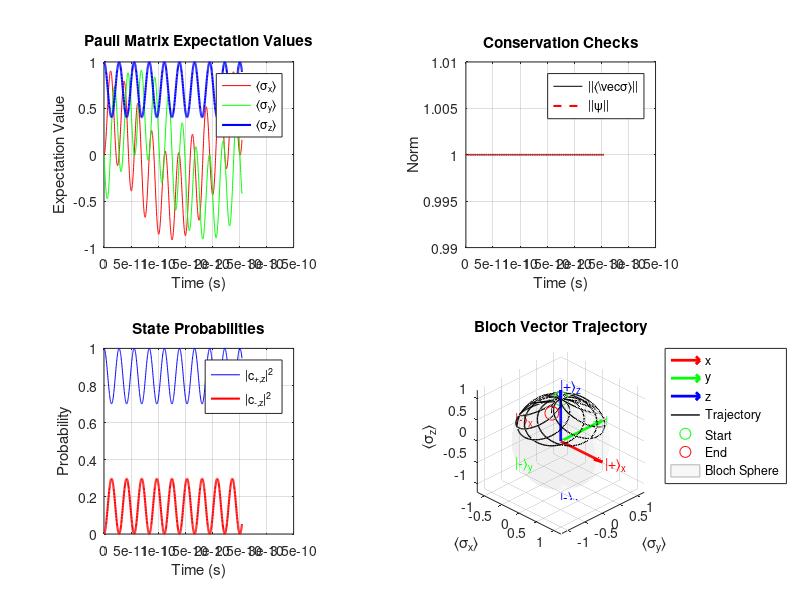

Source code (MATLAB):
clear; close all;

%% Physical Constants and Parameters
hbar = 1.054571817e-34;             % reduced Planck's constant [J*s]
uB = 9.274e-24;                     % Bohr magneton [J/T]
ge = -2.002;                        % electron g-factor
yE = ge*uB/hbar;                    % electron gyromagnetic ratio
B0 = 1.4;                          % magnetic field strength [T]
w0 = -yE*B0;                       % Larmor frequency

%% Simulation Parameters
A = 0.5;                           % field rotation amplitude (0 ≤ A ≤ 1)
Omega = 0.1*abs(w0);              % rotation frequency (test Omega << w0)
N = 1000;                         % number of time steps
dt = 2*pi/(100*abs(w0));          % time step (100 points per Larmor period)
t = (0:N-1)*dt;                   % time array

%% Initial State and Operators
psi0 = [1;0];                     % initial state: |+⟩z
sigmax = [0,1;1,0];              % Pauli matrices
sigmay = [0,-1i;1i,0];
sigmaz = [1,0;0,-1];

%% Magnetic Field Direction
ux = A*cos(Omega*t);
uy = A*sin(Omega*t);
uz = sqrt(1 - A^2)*ones(size(t));

%% Initialize Arrays
U = zeros(2,2,N);
PSI = zeros(2,N);
expect_ox = zeros(1,N);
expect_oy = zeros(1,N);
expect_oz = zeros(1,N);
bloch_norm = zeros(1,N);
psi_norm = zeros(1,N);

%% Time Evolution
U(:,:,1) = eye(2);                % Initialize evolution operator
PSI(:,1) = psi0;
E = hbar*w0/2;                    % Energy scale

% Calculate initial expectation values
expect_ox(1) = real(psi0'*sigmax*psi0);
expect_oy(1) = real(psi0'*sigmay*psi0);
expect_oz(1) = real(psi0'*sigmaz*psi0);
bloch_norm(1) = sqrt(expect_ox(1)^2 + expect_oy(1)^2 + expect_oz(1)^2);
psi_norm(1) = sqrt(abs(psi0'*psi0));

% Time evolution loop
for i = 2:N
    % Calculate Hamiltonian
    H = E*(sigmax*ux(i) + sigmay*uy(i) + sigmaz*uz(i));
    
    % Calculate incremental evolution
    U_temp = expm(-1i/hbar*dt*H);
    
    % Update total evolution
    U(:,:,i) = U_temp * U(:,:,i-1);
    
    % Calculate state
    PSI(:,i) = U(:,:,i)*psi0;
    
    % Calculate expectation values
    expect_ox(i) = real(PSI(:,i)'*sigmax*PSI(:,i));
    expect_oy(i) = real(PSI(:,i)'*sigmay*PSI(:,i));
    expect_oz(i) = real(PSI(:,i)'*sigmaz*PSI(:,i));
    
    % Calculate norms
    bloch_norm(i) = sqrt(expect_ox(i)^2 + expect_oy(i)^2 + expect_oz(i)^2);
    psi_norm(i) = sqrt(abs(PSI(:,i)'*PSI(:,i)));
end

%% Plotting
% figure('Position', [100 100 1200 800]);
figure;
% Expectation values
subplot(2,2,1);
plot(t, expect_ox, 'r-', t, expect_oy, 'g-', t, expect_oz, 'b-', 'LineWidth', 1.5);
xlabel('Time (s)');
ylabel('Expectation Value');
title('Pauli Matrix Expectation Values');
legend('\langle\sigma_x\rangle', '\langle\sigma_y\rangle', '\langle\sigma_z\rangle');
grid on;

% Conservation checks
subplot(2,2,2);
plot(t, bloch_norm, 'k-', t, psi_norm, 'r--', 'LineWidth', 1.5);
xlabel('Time (s)');
ylabel('Norm');
title('Conservation Checks');
legend('||⟨\vec{\sigma}⟩||', '||\psi||');
ylim([0.99 1.01]);
grid on;

% State probabilities
subplot(2,2,3);
plot(t, abs(PSI(1,:)).^2, 'b-', t, abs(PSI(2,:)).^2, 'r-', 'LineWidth', 1.5);
xlabel('Time (s)');
ylabel('Probability');
title('State Probabilities');
legend('|c_{+,z}|^2', '|c_{-,z}|^2');
grid on;

% 3D Bloch vector trajectory
subplot(2,2,4);

% Plot coordinate axes
axis_length = 1.2;
arrow_size = 0.1;

% Plot arrows
quiver3(0, 0, 0, axis_length, 0, 0, 0, 'r', 'LineWidth', 2, 'MaxHeadSize', arrow_size, 'DisplayName', 'x');
hold on;
quiver3(0, 0, 0, 0, axis_length, 0, 0, 'g', 'LineWidth', 2, 'MaxHeadSize', arrow_size, 'DisplayName', 'y');
quiver3(0, 0, 0, 0, 0, axis_length, 0, 'b', 'LineWidth', 2, 'MaxHeadSize', arrow_size, 'DisplayName', 'z');

% Add axis labels at the tips
text(axis_length+0.1, 0, 0, '|+⟩_x', 'Color', 'r', 'FontSize', 10);
text(-axis_length-0.1, 0, 0, '|-⟩_x', 'Color', 'r', 'FontSize', 10);
text(0, axis_length+0.1, 0, '|+⟩_y', 'Color', 'g', 'FontSize', 10);
text(0, -axis_length-0.1, 0, '|-⟩_y', 'Color', 'g', 'FontSize', 10);
text(0, 0, axis_length+0.1, '|+⟩_z', 'Color', 'b', 'FontSize', 10);
text(0, 0, -axis_length-0.1, '|-⟩_z', 'Color', 'b', 'FontSize', 10);

% Plot Bloch vector trajectory
plot3(expect_ox, expect_oy, expect_oz, 'k-', 'LineWidth', 1, 'DisplayName', 'Trajectory');
plot3(expect_ox(1), expect_oy(1), expect_oz(1), 'go', 'MarkerSize', 10, 'DisplayName', 'Start');
plot3(expect_ox(end), expect_oy(end), expect_oz(end), 'ro', 'MarkerSize', 10, 'DisplayName', 'End');

% Plot Bloch sphere
[X,Y,Z] = sphere(50);
surf(X,Y,Z, 'FaceColor', [0.7 0.7 0.7], 'FaceAlpha', 0.1, ...
    'EdgeColor', [0.7 0.7 0.7], 'EdgeAlpha', 0.2, 'DisplayName', 'Bloch Sphere');

xlabel('\langle\sigma_x\rangle');
ylabel('\langle\sigma_y\rangle');
zlabel('\langle\sigma_z\rangle');
title('Bloch Vector Trajectory');
axis equal;
grid on;
view(45,30);
xlim([-1.2 1.2]);
ylim([-1.2 1.2]);
zlim([-1.2 1.2]);
legend('Location', 'northeastoutside');